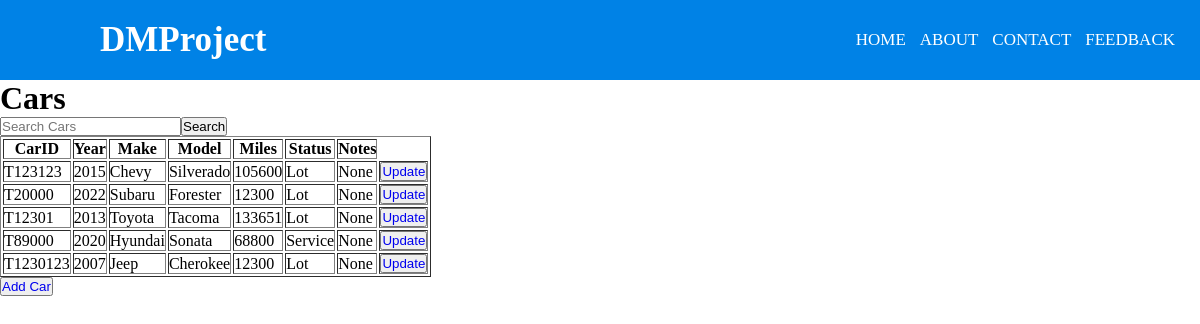
Screenshot of /showdb/ with the database file from the repository.
### authentication/models.py (models this page shows)
class Vehicle(models.Model):
    statusOptions = (
         ('Lot', 'Lot'),
         ('Detail', 'Detail'),
         ('Service', 'Service')
     )
    CarID = models.CharField(max_length=12, primary_key=True)
    year = models.IntegerField(validators=[MinValueValidator(1930), MaxValueValidator(currentyear)], blank=True, null=True)
    make = models.CharField(max_length=30, null=False)
    model = models.CharField(max_length=20, null=False)
    miles = models.IntegerField(validators=[MinValueValidator(0), MaxValueValidator(1500000)], blank=True, null=True)
    color = models.CharField(max_length=15, blank=True, null=True)
    location = models.CharField(max_length=30, null=False)
    status = models.CharField(max_length=7, choices=statusOptions, null=False)
    notes = models.CharField(max_length=256, blank=True, null=True)
    DateAdded = models.DateField()

### authentication/views.py (the view)
# urls.py: path(r'showdb/', views.showdb, name='showdb'),
def showdb(request):
    cars = Vehicle.objects.all().values()
    return render(request, 'showdb.html', {'cars': cars})

### Templates/showdb.html (shortened to what this page needs)
<!DOCTYPE html>
<html lang="en">
<head>
    {% load static %}
    <link rel="stylesheet" type="text/css" href="{% static 'css/stylesecondary.css' %}">
</head>
<body>
    <nav>
        <label class="logo">DMProject</label>
        <ul>
            <li><a href="/">Home</a></li>
            <li><a href="/about">About</a></li>
            <li><a href="/contact">Contact</a></li>
            <li><a href="/feedback">Feedback</a></li>
        </ul>
    </nav>
  <h1>Cars</h1>
<table border="1">
    <tr>
        <th>CarID</th>
        <th>Year</th>
        <th>Make</th>
        <th>Model</th>
        <th>Miles</th>
        <th>Status</th>
        <th>Notes</th>
    </tr>
    {% for car in cars %}
    <tr>
        <td>{{ car.CarID }}</td>
        <td>{{ car.year }}</td>
        <td>{{ car.make }}</td>
        <td>{{ car.model }}</td>
        <td>{{ car.miles }}</td>
        <td>{{ car.status }}</td>
        <td>{{ car.notes }}</td>
        <td><button type="submit" class ="btn btn-secondary"><a href="/update_cars/{{ car.CarID }}" class ="btn btn-outline-secondary btn-sm">Update</a></button></td>
  {% endfor %}
    <form class ="d-flex" method="GET" action="/searchCars/">
  <input class="form-control me-2" type="search" placeholder="Search Cars" aria-label="Search" name="searched">
  <button type="submit">Search</a></button>
</form>
  </tr>
</table>
<button type="submit"><a href=/add_car>Add Car</a></button>
</body>
</html>

### static/css/stylesecondary.css (style rules this page uses)
* { padding: 0; margin: 0; text-decoration: none; list-style: none; box-sizing: border-box; }
body { font-family: 'Times New Roman', Times, serif; }
nav { background: #0082e6; height: 80px; width: 100%; }
label.logo { color: white; font-size: 35px; line-height: 80px; padding: 0 100px; font-weight: bold; }
nav ul { float: right; margin-right: 20px; }
nav ul li { display: inline-block; line-height: 80px; margin: 0 5px; }
nav ul li a { color: white; font-size: 17px; text-transform: uppercase; }

### rows the page displays
Vehicle: CarID "T123123", year "2015", make "Chevy", model "Silverado", miles "105600", status "Lot", notes "None"
Vehicle: CarID "T20000", year "2022", make "Subaru", model "Forester", miles "12300", status "Lot", notes "None"
Vehicle: CarID "T12301", year "2013", make "Toyota", model "Tacoma", miles "133651", status "Lot", notes "None"
Vehicle: CarID "T89000", year "2020", make "Hyundai", model "Sonata", miles "68800", status "Service", notes "None"
Vehicle: CarID "T1230123", year "2007", make "Jeep", model "Cherokee", miles "12300", status "Lot", notes "None"
